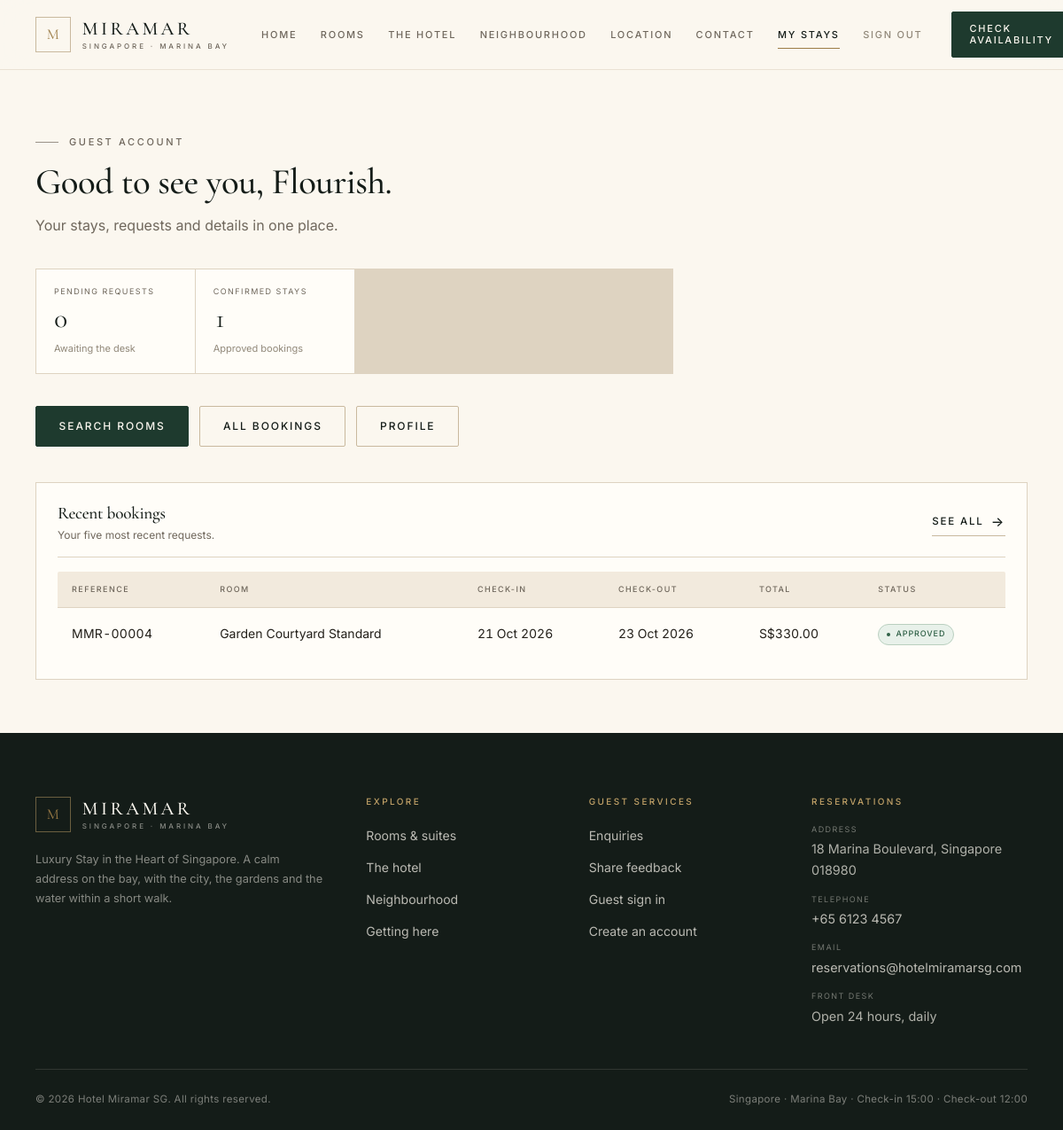
Page /customer/dashboard (signed in) on the committed database.
### app/models/models.py (models this page shows, shortened)
class User(UserMixin, db.Model):
    __tablename__ = 'users'
    id = db.Column(db.Integer, primary_key=True)
    email = db.Column(db.String(120), unique=True, nullable=False, index=True)
    password_hash = db.Column(db.String(256), nullable=False)
    first_name = db.Column(db.String(80), nullable=False)
    last_name = db.Column(db.String(80), nullable=False)
    phone = db.Column(db.String(30))
    address = db.Column(db.String(255))
    is_admin = db.Column(db.Boolean, default=False, nullable=False)
    is_active = db.Column(db.Boolean, default=True, nullable=False)
    created_at = db.Column(db.DateTime, default=datetime.utcnow)
    updated_at = db.Column(db.DateTime, default=datetime.utcnow, onupdate=datetime.utcnow)
    bookings = db.relationship('Booking', back_populates='user', lazy='dynamic',
                               cascade='all, delete-orphan')
    feedbacks = db.relationship('Feedback', back_populates='user', lazy='dynamic')

class Booking(db.Model):
    __tablename__ = 'bookings'
    id = db.Column(db.Integer, primary_key=True)
    user_id = db.Column(db.Integer, db.ForeignKey('users.id'), nullable=False, index=True)
    room_id = db.Column(db.Integer, db.ForeignKey('rooms.id'), nullable=False, index=True)
    check_in = db.Column(db.Date, nullable=False)
    check_out = db.Column(db.Date, nullable=False)
    num_guests = db.Column(db.Integer, default=1)
    total_price = db.Column(db.Numeric(12, 2), nullable=False)
    status = db.Column(db.String(20), default='pending', nullable=False, index=True)
    special_requests = db.Column(db.Text)
    admin_notes = db.Column(db.Text)
    created_at = db.Column(db.DateTime, default=datetime.utcnow)
    updated_at = db.Column(db.DateTime, default=datetime.utcnow, onupdate=datetime.utcnow)
    user = db.relationship('User', back_populates='bookings')
    room = db.relationship('Room', back_populates='bookings')

class Room(db.Model):
    __tablename__ = 'rooms'
    id = db.Column(db.Integer, primary_key=True)
    name = db.Column(db.String(120), nullable=False)
    room_type = db.Column(db.String(50), nullable=False)  # Standard, Deluxe, Suite, etc.
    description = db.Column(db.Text)
    price_per_night = db.Column(db.Numeric(10, 2), nullable=False)
    max_occupancy = db.Column(db.Integer, default=2)
    amenities = db.Column(db.Text)  # comma-separated or JSON-like string
    image_filename = db.Column(db.String(255))
    is_available = db.Column(db.Boolean, default=True, nullable=False)
    is_featured = db.Column(db.Boolean, default=False)
    created_at = db.Column(db.DateTime, default=datetime.utcnow)
    updated_at = db.Column(db.DateTime, default=datetime.utcnow, onupdate=datetime.utcnow)
    bookings = db.relationship('Booking', back_populates='room', lazy='dynamic')

### app/routes/customer.py (the view)
@customer_bp.route('/dashboard')
@login_required
def dashboard():
    if current_user.is_admin:
        return redirect(url_for('admin.dashboard'))
    recent_bookings = current_user.bookings.order_by(Booking.created_at.desc()).limit(5).all()
    pending_count = current_user.bookings.filter_by(status='pending').count()
    approved_count = current_user.bookings.filter_by(status='approved').count()
    return render_template('customer/dashboard.html',
                           recent_bookings=recent_bookings,
                           pending_count=pending_count,
                           approved_count=approved_count)

### app/models/models.py (called while the page is built)
@login_manager.user_loader
def load_user(user_id):
    return User.query.get(int(user_id))

### app/templates/customer/dashboard.html (shortened to what this page needs)
{% extends 'base.html' %}
{% block content %}
<div class="container">
  <div class="page-intro">
    <p class="eyebrow">Guest account</p>
    <h1>Good to see you, {{ current_user.first_name }}.</h1>
    <p>Your stays, requests and details in one place.</p>
  </div>
  <div class="stat-grid" style="max-width: 720px;">
    <div class="stat-card">
      <span class="stat-card__label">Pending requests</span>
      <span class="stat-card__value">{{ pending_count }}</span>
      <span class="stat-card__hint">Awaiting the desk</span>
    </div>
    <div class="stat-card">
      <span class="stat-card__label">Confirmed stays</span>
      <span class="stat-card__value">{{ approved_count }}</span>
      <span class="stat-card__hint">Approved bookings</span>
    </div>
  </div>
  <div class="portal-actions">
    <a class="btn" href="{{ url_for('customer.search_rooms') }}">Search rooms</a>
    <a class="btn btn--ghost" href="{{ url_for('customer.my_bookings') }}">All bookings</a>
    <a class="btn btn--ghost" href="{{ url_for('customer.profile') }}">Profile</a>
  </div>
  <div class="panel" style="margin-bottom: clamp(2.5rem, 5vw, 4rem);">
    <div class="panel__head">
      <div>
        <h2>Recent bookings</h2>
        <p>Your five most recent requests.</p>
      </div>
      <a class="link-arrow" href="{{ url_for('customer.my_bookings') }}">See all</a>
    </div>
    {% if recent_bookings %}
    <div class="table-wrap" style="border: 0;">
      <table>
        <thead><tr><th>Reference</th><th>Room</th><th>Check-in</th><th>Check-out</th><th>Total</th><th>Status</th></tr></thead>
        <tbody>
          {% for b in recent_bookings %}
          <tr>
            <td class="mono-ref">MMR-{{ '%05d'|format(b.id) }}</td>
            <td>{{ b.room.name }}</td>
            <td class="table-num">{{ b.check_in.strftime('%d %b %Y') }}</td>
            <td class="table-num">{{ b.check_out.strftime('%d %b %Y') }}</td>
            <td class="table-num">S${{ '%.2f'|format(b.total_price) }}</td>
            <td><span class="badge badge-{{ b.status }}">{{ b.status|capitalize }}</span></td>
          </tr>
          {% endfor %}
        </tbody>
      </table>
    </div>
    {% else %}
    <p class="muted">No bookings yet. <a href="{{ url_for('customer.search_rooms') }}">Search rooms</a> to begin.</p>
    {% endif %}
  </div>
</div>
{% endblock %}

### rows in the picture
User: first_name "Flourish"
Booking: id "00004", room.name "Garden Courtyard Standard", check_in "21 Oct 2026", check_out "23 Oct 2026", total_price "330.00", status "APPROVED"

### other values in the picture
{{ pending_count }} "0"
{{ approved_count }} "1"
{{ hotel_tagline }} "Luxury Stay in the Heart of Singapore"
{{ hotel_address }} "18 Marina Boulevard, Singapore 018980"
{{ hotel_phone }} "+65 6123 4567"
{{ hotel_email }} "reservations@hotelmiramarsg.com"
{{ hotel_name }} "Hotel Miramar SG"
